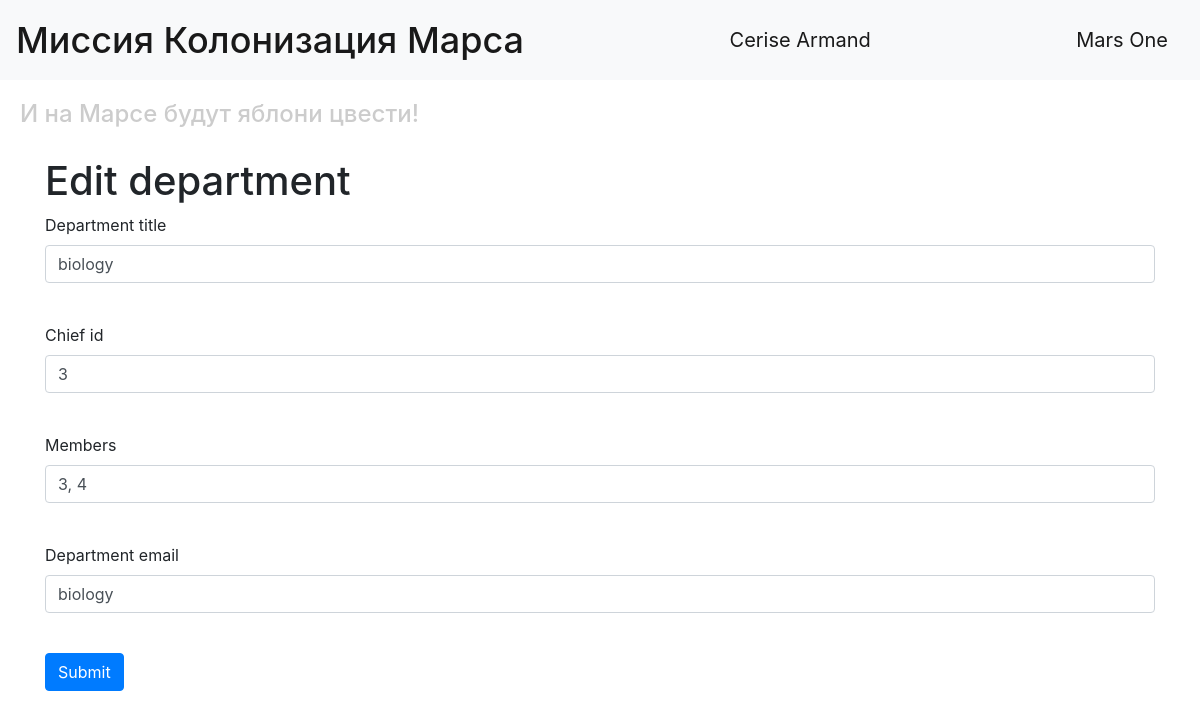
/edit_department/2 (signed in), run on an earlier commit of the app's database.
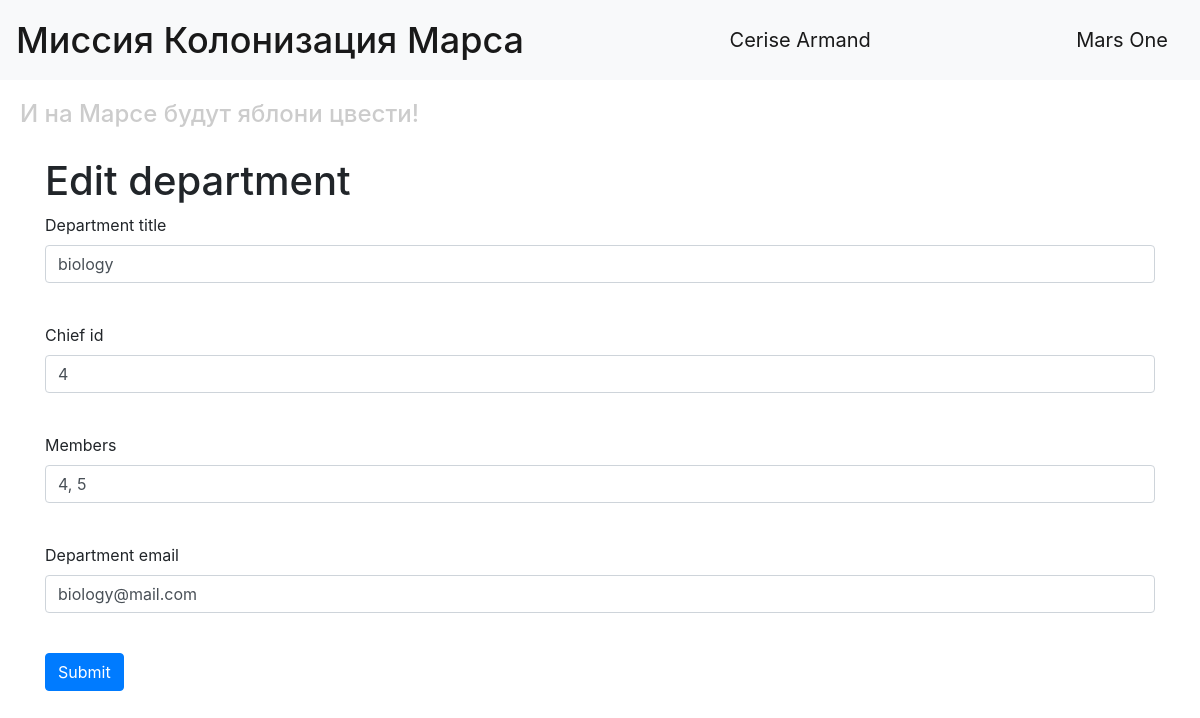
And on a later commit of the database.
### data/departments.py (models this page shows, shortened)
class Department(SqlAlchemyBase, UserMixin, SerializerMixin):
    __tablename__ = 'department'
    id = sqlalchemy.Column(sqlalchemy.Integer, primary_key=True, autoincrement=True)
    title = sqlalchemy.Column(sqlalchemy.String, nullable=True)
    chief = sqlalchemy.Column(sqlalchemy.Integer, sqlalchemy.ForeignKey("users.id"))
    members = sqlalchemy.Column(sqlalchemy.String, nullable=True)
    email = sqlalchemy.Column(sqlalchemy.String, nullable=True)
    users = orm.relationship("User")

### main.py (the view, shortened to what this page needs)
@app.route('/edit_department/<int:department_id>', methods=['GET', 'POST'])
def edit_department(department_id):
    form = DepartmentForm()
    if request.method == "GET":
        db_sess = db_session.create_session()
        department = db_sess.query(Department).filter(Department.id == department_id) \
            .filter((Department.chief == current_user.id) | (current_user.id == 1)).first()
        if department:
            form.title.data = department.title
            form.chief.data = department.chief
            form.members.data = department.members
            form.email.data = department.email
        else:
            abort(404)
    return render_template('department.html', title='Edit department', form=form)

### forms/user.py
class DepartmentForm(FlaskForm):
    title = StringField('Department title', validators=[DataRequired()])
    chief = IntegerField('Chief id', validators=[DataRequired()])
    members = StringField('Members', validators=[DataRequired()])
    email = StringField('Department email', validators=[DataRequired()])
    submit = SubmitField('Submit')

### data/db_session.py (called while the page is built)
def create_session() -> Session:
    global __factory
    return __factory()

### main.py (called while the page is built)
@login_manager.user_loader
def load_user(user_id):
    db_sess = db_session.create_session()
    return db_sess.query(User).get(user_id)

### templates/department.html (shortened to what this page needs)
{% extends "base.html" %}
{% block content %}
<h1>{{title}}</h1>
<form action="" method="post">
    <p>
        {{ form.title.label }}<br>
        {{ form.title(class="form-control") }}<br>
    </p>
    <p>
        {{ form.chief.label }}<br>
        {{ form.chief(class="form-control") }}<br>
    </p>
    <p>
        {{ form.members.label }}<br>
        {{ form.members(class="form-control") }}<br>
    </p>
    <p>
        {{ form.email.label }}<br>
        {{ form.email(class="form-control") }}<br>
    </p>
    <p>{{ form.submit(type="submit", class="btn btn-primary") }}</p>
</form>
{% endblock %}

What changed in the data, as far as the page shows it:
changed Department "biology": chief "3" → "4"; members "3, 4" → "4, 5"; email "biology" → "biology@mail.com"
